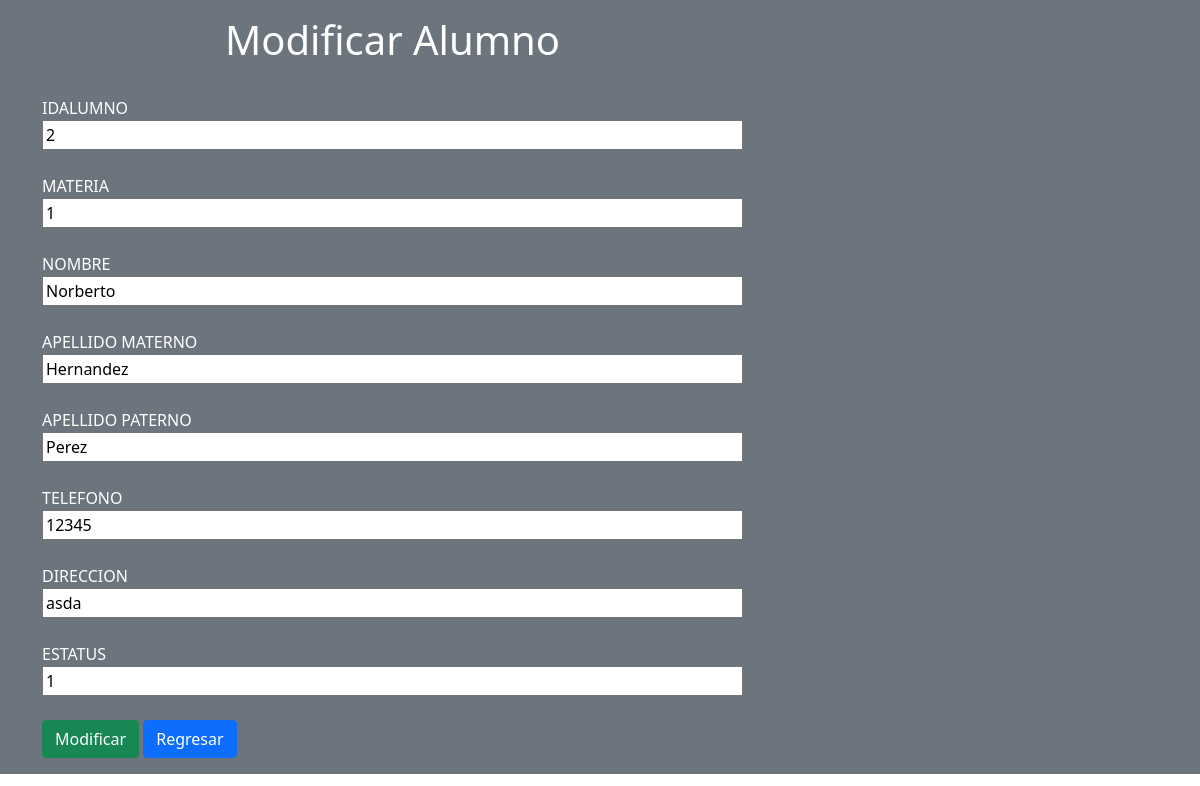
The page /modificar.php?tabla=alumno&id=2 on the database its author committed.
### tables this page shows
CREATE TABLE `alumno` (
  `idAlumno` int(10) NOT NULL,
  `Materia` int(10) NOT NULL,
  `Nombre` varchar(50) NOT NULL,
  `Apellido Materno` varchar(50) NOT NULL,
  `Apellido Paterno` varchar(50) NOT NULL,
  `Telefono` varchar(10) NOT NULL,
  `Direccion` varchar(50) NOT NULL,
  `estatus` bit(1) NOT NULL DEFAULT b'1'
);

### adodb5/adodb.inc.php (called while the page is built, shortened)
<?php
if (!defined('_ADODB_LAYER')) {
	GLOBAL
		$ADODB_vers,
		$ADODB_COUNTRECS,
		$ADODB_CACHE_DIR,
		$ADODB_CACHE,
		$ADODB_CACHE_CLASS,
		$ADODB_COMPAT_FETCH,
		$ADODB_FETCH_MODE,
		$ADODB_GETONE_EOF,
		$ADODB_QUOTE_FIELDNAMES;
	function ADODB_Setup() {
	GLOBAL
		$ADODB_vers,
		$ADODB_COUNTRECS,
		$ADODB_CACHE_DIR,
		$ADODB_FETCH_MODE,
		$ADODB_CACHE,
		$ADODB_CACHE_CLASS,
		$ADODB_FORCE_TYPE,
		$ADODB_GETONE_EOF,
		$ADODB_QUOTE_FIELDNAMES;
		$ADODB_FETCH_MODE = ADODB_FETCH_DEFAULT;
		if (!isset($ADODB_COUNTRECS)) {
			$ADODB_COUNTRECS = true;
		}
	}
	abstract class ADOConnection {
	var $debug = false;
	var $true = '1';
	var $false = '0';
	var $fetchMode=false;
	var $bulkBind = false;
	var $_queryID = false;
	var $_bindInputArray = false;
	public function Execute($sql, $inputarr = false) {
		if ($inputarr !== false) {
			if (!is_array($inputarr)) {
				$inputarr = array($inputarr);
			}
			$element0 = reset($inputarr);
			$array_2d = $this->bulkBind && is_array($element0) && !is_object(reset($element0));
			unset($element0);
			if (!is_array($sql) && !$this->_bindInputArray) {
				$sqlarr = explode('?',$sql);
				$nparams = sizeof($sqlarr)-1;
				if (!$array_2d) {
					$inputarr = array($inputarr);
				} else {
					$countElements = array_map('count', $inputarr);
					if (1 != count(array_unique($countElements))) {
						$this->outp_throw(
							"[bulk execute] Input array has different number of params  [" . print_r($countElements, true) .  "].",
							'Execute'
						);
						return false;
					}
					unset($countElements);
				}
				$element0 = reset($inputarr);
				if ($nparams != count($element0)) {
					$this->outp_throw(
						"Input array has " . count($element0) .
						" params, does not match query: '" . htmlspecialchars($sql) . "'",
						'Execute'
					);
					return false;
				}
				unset($element0);
				foreach($inputarr as $arr) {
					$sql = ''; $i = 0;
					foreach ($arr as $v) {
						$sql .= $sqlarr[$i];
						$typ = gettype($v);
						if ($typ == 'string') {
							$sql .= $this->qstr($v);
						} else if ($typ == 'double') {
							$sql .= str_replace(',','.',$v);
						} else if ($typ == 'boolean') {
							$sql .= $v ? $this->true : $this->false;
						} else if ($typ == 'object') {
							if (method_exists($v, '__toString')) {
								$sql .= $this->qstr($v->__toString());
							} else {
								$sql .= $this->qstr((string) $v);
							}
						} else if ($v === null) {
							$sql .= 'NULL';
						} else {
							$sql .= $v;
						}
						$i += 1;
						if ($i == $nparams) {
							break;
						}
					}
					if (isset($sqlarr[$i])) {
						$sql .= $sqlarr[$i];
						if ($i+1 != sizeof($sqlarr)) {
							$this->outp_throw( "Input Array does not match ?: ".htmlspecialchars($sql),'Execute');
						}
					} else if ($i != sizeof($sqlarr)) {
						$this->outp_throw( "Input array does not match ?: ".htmlspecialchars($sql),'Execute');
					}
					$ret = $this->_Execute($sql);
					if (!$ret) {
						return $ret;
					}
				}
			} else {
				if ($array_2d) {
					if (is_string($sql)) {
						$stmt = $this->Prepare($sql);
					} else {
						$stmt = $sql;
					}
					foreach($inputarr as $arr) {
						$ret = $this->_Execute($stmt,$arr);
						if (!$ret) {
							return $ret;
						}
					}
				} else {
					$ret = $this->_Execute($sql,$inputarr);
				}
			}
		} else {
			$ret = $this->_Execute($sql,false);
		}
		return $ret;
	}
	function _Execute($sql,$inputarr=false) {
		if( is_string($sql) ) {
			$sql = str_replace( '_ADODB_COUNT', '', $sql );
		}
		if ($this->debug) {
			global $ADODB_INCLUDED_LIB;
			if (empty($ADODB_INCLUDED_LIB)) {
				include_once(ADODB_DIR.'/adodb-lib.inc.php');
			}
			$this->_queryID = _adodb_debug_execute($this, $sql,$inputarr);
		} else {
			$this->_queryID = @$this->_query($sql,$inputarr);
		}
		$rs = new $rsclass($this->_queryID,$this->fetchMode);
		$rs->connection = $this;
		$rs->Init();
		if (is_array($sql)) {
			$rs->sql = $sql[0];
		} else {
			$rs->sql = $sql;
		}
		return $rs;
	}
	function GetAll($sql, $inputarr=false) {
        return $this->GetArray($sql,$inputarr);
	}
	function GetArray($sql,$inputarr=false) {
		global $ADODB_COUNTRECS;
		$savec = $ADODB_COUNTRECS;
		$ADODB_COUNTRECS = false;
		$rs = $this->Execute($sql,$inputarr);
		$ADODB_COUNTRECS = $savec;
		$arr = $rs->GetArray();
		return $arr;
	}
	function Close() {
		$rez = $this->_close();
		$this->_queryID = false;
		return $rez;
	}
}
	class ADORecordSet implements IteratorAggregate {
	var $fields = false;
	var $EOF = false;
	var $_numOfRows = -1;
	var $_numOfFields = -1;
	var $_currentRow = -1;
	var $_closed = false;
	function __construct($queryID) {
		$this->_queryID = $queryID;
	}
	function Init() {
		if ($this->_numOfRows != 0 && $this->_numOfFields && $this->_currentRow == -1) {
			$this->_currentRow = 0;
			if ($this->EOF = ($this->_fetch() === false)) {
				$this->_numOfRows = 0;
			}
		} else {
			$this->EOF = true;
		}
	}
	function GetArray($nRows = -1) {
		$results = array();
		$cnt = 0;
		while (!$this->EOF && $nRows != $cnt) {
			$results[] = $this->fields;
			$cnt++;
		}
		return $results;
	}
	protected function AssocCaseConvertFunction($case = ADODB_ASSOC_CASE) {
		switch($case) {
			case ADODB_ASSOC_CASE_NATIVE:
			default:
				return false;
		}
	}
	function Close() {
		if (!$this->_closed) {
			$this->_closed = true;
			return $this->_close();
		} else
			return true;
	}
	function FieldCount() {
		return $this->_numOfFields;
	}
	protected function _updatefields()
	{
		$fn_change_case = $this->AssocCaseConvertFunction();
		if(!$fn_change_case) {
			return;
		}
		$arr = array();
		$this->fields = $arr;
	}
}
	function ADOLoadCode($dbType) {
		$db = strtolower($dbType);
		switch ($db) {
			default:
				$class = $db;
				break;
		}
		$file = "drivers/adodb-$db.inc.php";
		if (class_exists("ADODB_" . $class)) {
			return $class;
		}
		return false;
	}
	function NewADOConnection($db='') {
		return ADONewConnection($db);
	}
	function ADONewConnection($db='') {
		global $ADODB_NEWCONNECTION, $ADODB_LASTDB;
		$errorfn = (defined('ADODB_ERROR_HANDLER')) ? ADODB_ERROR_HANDLER : false;
		if(empty($obj)) {
			if (!isset($ADODB_LASTDB)) {
				$ADODB_LASTDB = '';
			}
			if ($db != $ADODB_LASTDB) {
				$db = ADOLoadCode($db);
			}
			$cls = 'ADODB_'.$db;
			$obj = new $cls();
		}
		return $obj;
	}
}

### conexion.php (called while the page is built)
<?php
include 'adodb5/adodb.inc.php';
$db = newADOConnection('mysqli');
$db->connect("localhost", "root", "", "prypaginaweb") or die ("Error");
return $db;
?>

### adodb5/drivers/adodb-mysqli.inc.php (called while the page is built, shortened)
<?php
if (!defined("_ADODB_MYSQLI_LAYER")) {
class ADODB_mysqli extends ADOConnection {
	var $clientFlags = 0;
	var $port = 3306;
	var $socket = '';
	var $multiQuery = false;
	function _connect($argHostname = null,
					  $argUsername = null,
					  $argPassword = null,
					  $argDatabasename = null,
					  $persist = false)
	{
		$this->_connectionID = @mysqli_init();
		$ok = @mysqli_real_connect($this->_connectionID,
					$argHostname,
					$argUsername,
					$argPassword,
					$argDatabasename,
					(int)$this->port != 0 ? (int)$this->port : 3306,
					$this->socket,
					$this->clientFlags);
		if ($ok) {
			if ($argDatabasename)  return $this->selectDB($argDatabasename);
			return true;
		} else {
			if ($this->debug) {
				ADOConnection::outp("Could not connect : "  . $this->errorMsg());
			}
			$this->_connectionID = null;
			return false;
		}
	}
	function SelectDB($dbName)
	{
		if ($this->_connectionID) {
			$result = @mysqli_select_db($this->_connectionID, $dbName);
			return $result;
		}
		return false;
	}
	function _query($sql, $inputarr)
	{
		global $ADODB_COUNTRECS;
		if ($this->multiQuery) {
			$rs = mysqli_multi_query($this->_connectionID, $sql.';');
			if ($rs) {
				$rs = ($ADODB_COUNTRECS) ? @mysqli_store_result( $this->_connectionID ) : @mysqli_use_result( $this->_connectionID );
				return $rs ? $rs : true;
			}
		} else {
			$rs = mysqli_query($this->_connectionID, $sql, $ADODB_COUNTRECS ? MYSQLI_STORE_RESULT : MYSQLI_USE_RESULT);
			if ($rs) {
				return $rs;
			}
		}
		return false;
	}
	function _close()
	{
		$this->_connectionID = false;
	}
}
class ADORecordSet_mysqli extends ADORecordSet{
	function __construct($queryID, $mode = false)
	{
		if ($mode === false) {
			global $ADODB_FETCH_MODE;
			$mode = $ADODB_FETCH_MODE;
		}
		switch ($mode) {
			case ADODB_FETCH_DEFAULT:
			case ADODB_FETCH_BOTH:
			default:
				$this->fetchMode = MYSQLI_BOTH;
				break;
		}
	}
	function _initrs()
	{
	global $ADODB_COUNTRECS;
		$this->_numOfRows = $ADODB_COUNTRECS ? @mysqli_num_rows($this->_queryID) : -1;
		$this->_numOfFields = @mysqli_num_fields($this->_queryID);
	}
	function FetchField($fieldOffset = -1)
	{
		$fieldnr = $fieldOffset;
		$o = @mysqli_fetch_field($this->_queryID);
		$o->primary_key = $o->flags & MYSQLI_PRI_KEY_FLAG;
		$o->not_null = $o->flags & MYSQLI_NOT_NULL_FLAG;
		$o->auto_increment = $o->flags & MYSQLI_AUTO_INCREMENT_FLAG;
		$o->binary = $o->flags & MYSQLI_BINARY_FLAG;
		$o->unsigned = $o->flags & MYSQLI_UNSIGNED_FLAG;
		$a = new ADOFieldObject;
		foreach (get_object_vars($o) as $key => $name)
			$a->$key = $name;
		return $a;
	}
	function MoveNext()
	{
		$this->fields = @mysqli_fetch_array($this->_queryID,$this->fetchMode);
		$this->EOF = true;
		return false;
	}
	function _fetch()
	{
		$this->fields = mysqli_fetch_array($this->_queryID,$this->fetchMode);
		return is_array($this->fields);
	}
	function _close()
	{
		$this->_queryID = false;
	}
}
}

### modificar.php (the view, shortened to what this page needs)
<!DOCTYPE html>
<html lang="en">
<head>
  <link href="https://cdn.jsdelivr.net/npm/bootstrap@5.0.2/dist/css/bootstrap.min.css" rel="stylesheet">
    <link href="https://cdn.jsdelivr.net/npm/bootstrap@5.0.2/dist/css/bootstrap.min.css" rel="stylesheet">
</head>
<body>
<header class="p-3 bg-secondary text-white">
<div class="container ">
   <div class="d-flex flex-wrap align-items-center justify-content-center justify-content-lg-start ">
<?php
include("conexion.php");
$tabla=$_GET['tabla'];
$id=$_GET['id'];
?>
<form method="POST" action="modificarRegistro.php?Tabla=<?php echo $tabla?>">
<?php
if ($tabla=='alumno')
{
  echo '<h1 align=center>Modificar Alumno</h1></br>';
  $SELECT = "SELECT * FROM alumno WHERE idAlumno=".$id."";;
}
$array=$db->getAll($SELECT);
$db->connect("localhost", "root", "", "prypaginaweb") or die ("Error");
  $rs=$db->execute($SELECT);
  for ($i=0; $i < count($array); $i++)
  {
      for ($j=0; $j < $a=count($array[$i])/2; $j++)
      {
        for ($j=0; $j < $rs->FieldCount(); $j++)
        {
          echo '<label>'.strtoupper($rs->FetchField($j)->name).'      '.'</label><br>
          <input type="text" value="'.$array[$i][$j].'" name="'.$rs->fetchfield($j)->name.'" minlength="1" maxlength="50" size="70"><br><br>';
        }
      }
  }
?>
<button type="submit" class="btn btn-success">Modificar</button></a>
<a algin="rhigt"  href="tabla.php?tabla=<?php echo $tabla ?>" ><button type="button"  class="btn btn-primary">Regresar</button></a>
</form>
</div>
</div>
</header>
</body>
</html>

### rows shown on the page
alumno: idAlumno "2", Materia "1", Nombre "Norberto", Apellido Materno "Hernandez", Apellido Paterno "Perez", Telefono "12345", Direccion "asda", estatus "1"

### other values the page prints
$rs->FetchField($j)->name "IDALUMNO"
$rs->FetchField($j)->name "MATERIA"
$rs->FetchField($j)->name "NOMBRE"
$rs->FetchField($j)->name "APELLIDO MATERNO"
$rs->FetchField($j)->name "APELLIDO PATERNO"
$rs->FetchField($j)->name "TELEFONO"
$rs->FetchField($j)->name "DIRECCION"
$rs->FetchField($j)->name "ESTATUS"
